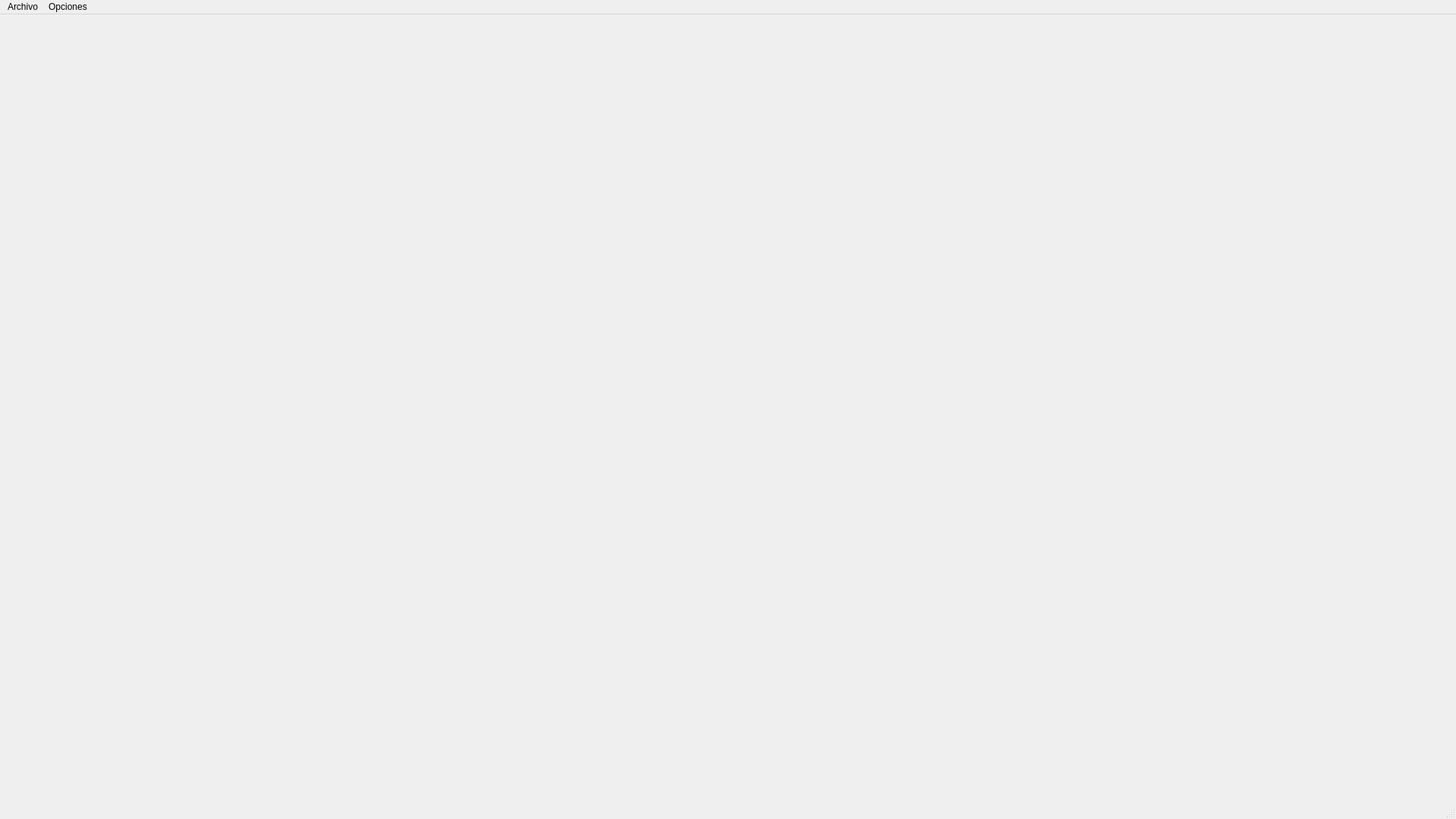
<?xml version="1.0" encoding="UTF-8"?>
<ui version="4.0">
 <class>SecondWindow</class>
 <widget class="QMainWindow" name="SecondWindow">
  <property name="enabled">
   <bool>true</bool>
  </property>
  <property name="geometry">
   <rect>
    <x>0</x>
    <y>0</y>
    <width>1920</width>
    <height>1080</height>
   </rect>
  </property>
  <property name="windowTitle">
   <string>MainWindow</string>
  </property>
  <widget class="QWidget" name="centralwidget"/>
  <widget class="QMenuBar" name="menubar">
   <property name="geometry">
    <rect>
     <x>0</x>
     <y>0</y>
     <width>1920</width>
     <height>22</height>
    </rect>
   </property>
   <widget class="QMenu" name="menuArchivo">
    <property name="title">
     <string>Archivo</string>
    </property>
    <addaction name="error"/>
    <addaction name="actionSalir_2"/>
   </widget>
   <widget class="QMenu" name="menuOpciones">
    <property name="title">
     <string>Opciones</string>
    </property>
   </widget>
   <addaction name="menuArchivo"/>
   <addaction name="menuOpciones"/>
  </widget>
  <widget class="QStatusBar" name="statusbar"/>
  <action name="error">
   <property name="text">
    <string>Reportar error</string>
   </property>
  </action>
  <action name="export_2">
   <property name="text">
    <string>Exportar</string>
   </property>
  </action>
  <action name="actionSalir_2">
   <property name="text">
    <string>Salir</string>
   </property>
  </action>
 </widget>
 <resources/>
 <connections/>
</ui>
